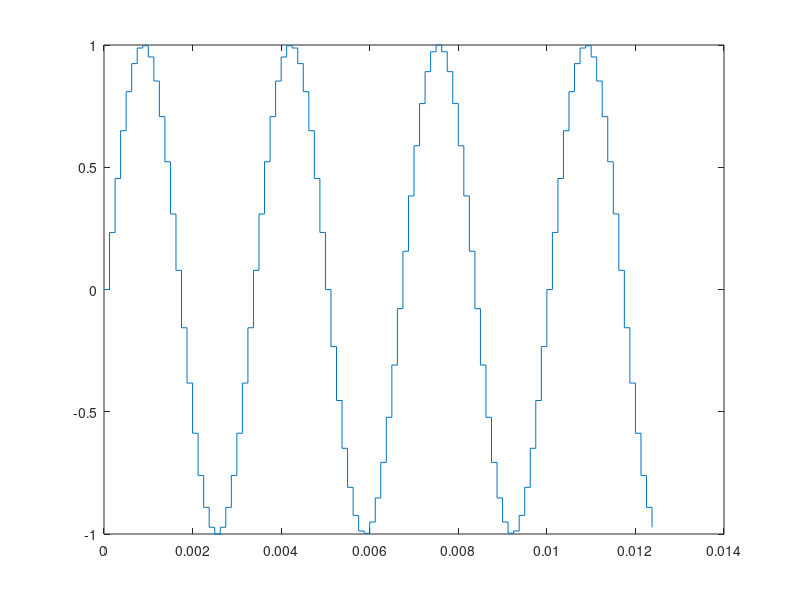

The MATLAB script that drew this image:
%% Example 1: 
t = 0:1/8000:1;
x = sin(2*pi*t*300);
plot(t,x);
plot(t(1:100), x(1:100));
stem(t(1:100), x(1:100));
stairs(t(1:100), x(1:100));
sound(x, 8000);
x = sin(2*pi*t*400);
sound(x, 8000);
x = sin (2*pi*t*7700);
sound(x, 8000);
x = sin(2*pi*t*7600);
sound(x, 8000);

%% Example 2: 
